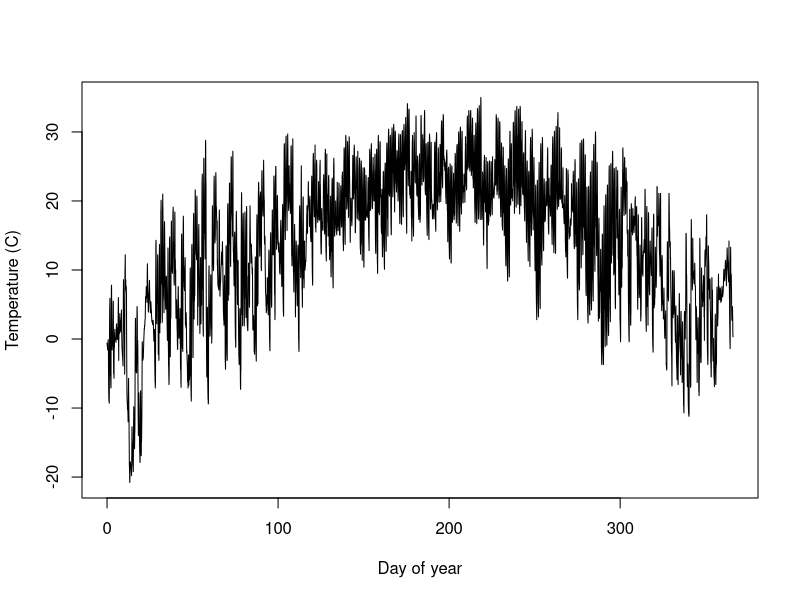
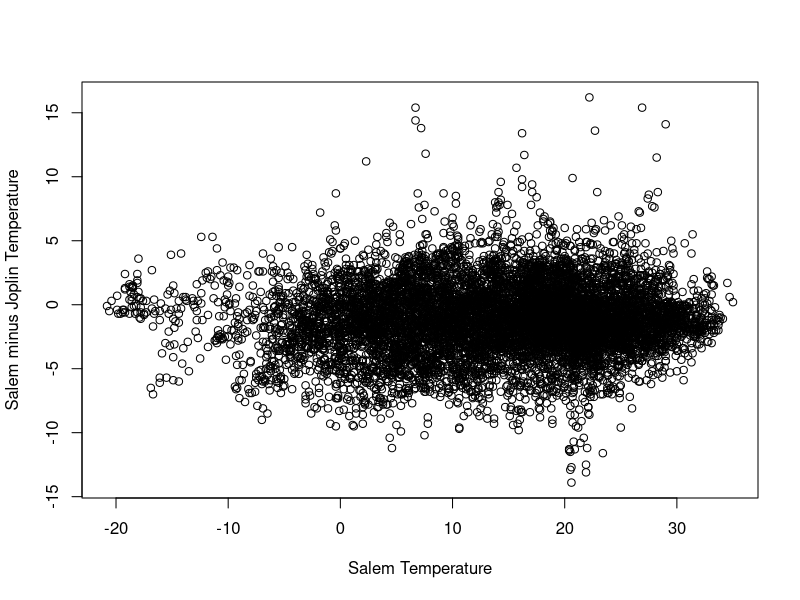
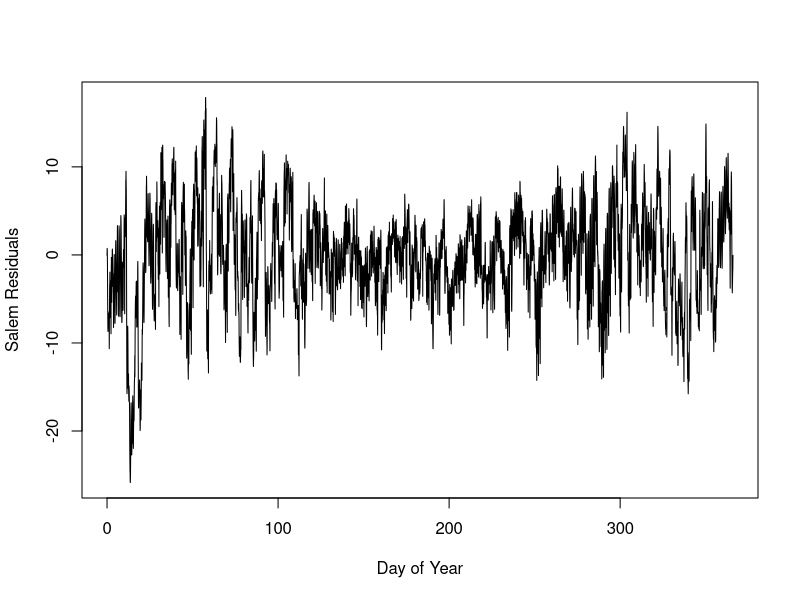
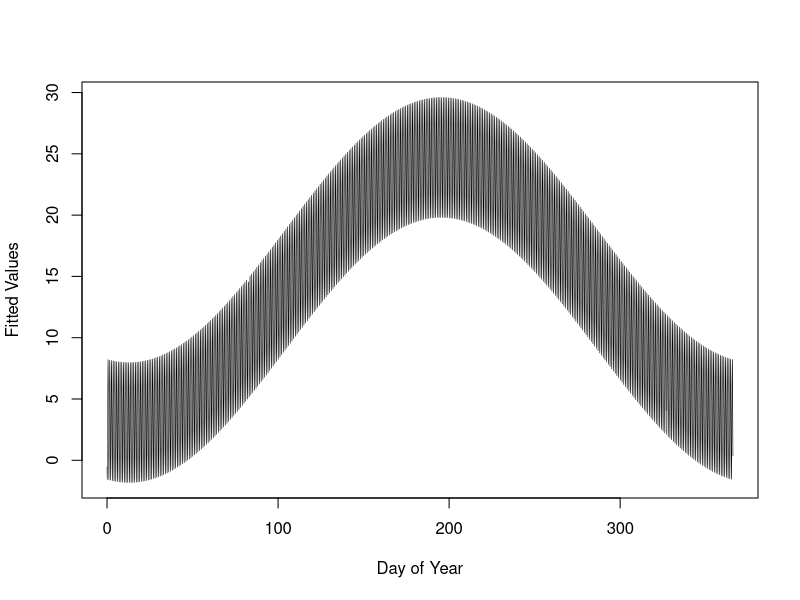

Reproduce these figures in R, in order.
## ---- chunk 1
knitr::opts_chunk$set(echo = TRUE)
## ---- chunk 2
dat <- read.csv("../datasets/hourly_uscrn_weather_2024.csv")
dat$date <- as.Date( dat$date )
dat$time <- as.numeric( dat$date - min(dat$date) ) + dat$hour/24 
head(dat)
plot( dat$time, dat$Salem, type = "l", xlab = "Day of year", ylab = "Temperature (C)" )

plot( dat$Salem, dat$Salem - dat$Joplin, xlab = "Salem Temperature", 
      ylab = "Salem minus Joplin Temperature" )
## ---- chunk 3
# there are various ways to do this, but a simple one is to fit sines and
# cosines, one with a period of 365.25, and one with a period of 1 day. Getting
# the period for within the day right will depend on whether they define time
# as number of (fractional) days since Jan 1, or as number of hours since 
dat$sin_day <- sin( dat$time*2*pi/365.25 )
dat$cos_day <- cos( dat$time*2*pi/365.25 )
dat$sin_hour <- sin( dat$time*2*pi/1 )
dat$cos_hour <- cos( dat$time*2*pi/1 )
m1 <- lm( Salem ~ sin_day + cos_day + sin_hour + cos_hour, data = dat )
summary(m1)
## ---- chunk 4
# There are various ways to do
# this, but they should account for the fact that m1$residuals skips the
# missing values, so to line it up with time properly, you need to do 
# something like the below. 
dat$Salem_resids <- NA
dat[ names(m1$residuals), "Salem_resids" ] <- m1$residuals
plot( dat$time, dat$Salem_resids, xlab = "Day of Year", ylab = "Salem Residuals", type = "l" )
dat$Salem_fitted <- dat$Salem - dat$Salem_resids
plot( dat$time, dat$Salem_fitted, type = "l", lwd = 0.5, xlab = "Day of Year",
      ylab = "Fitted Values")
## ---- chunk 5
sites <- c("Champaign","Manhattan","Batesville","Joplin","Chillicothe","Ithaca")
for(k in 1:length(sites)){
mod <- paste( sites[k], "~", "sin_day + cos_day + sin_hour + cos_hour" )
m1 <- lm( as.formula(mod), data = dat )
this_name <- paste0(sites[k],"_","resids")
dat[[ this_name ]] <- NA
dat[ names(m1$residuals), this_name ] <- m1$residuals
}
head(dat)


## ---- chunk 6
covmat <- cov( dat[ , c("Salem_resids","Champaign_resids","Manhattan_resids","Batesville_resids","Joplin_resids","Chillicothe_resids","Ithaca_resids")], use = "complete.obs" )
print(covmat)
cormat <- cov2cor(covmat)
print(round(cormat,2))
## ---- chunk 7
dat$Salem_resids1 <- NA
dat$Champaign_resids1 <- NA
dat$Manhattan_resids1 <- NA
dat$Batesville_resids1 <- NA
dat$Joplin_resids1 <- NA
dat$Chillicothe_resids1 <- NA
dat$Ithaca_resids1 <- NA
n <- nrow(dat)

dat$Salem_resids1[ 2:(n) ] <- dat$Salem_resids[1:(n-1)]
dat$Champaign_resids1[ 2:(n) ] <- dat$Champaign_resids[1:(n-1)]
dat$Manhattan_resids1[ 2:(n) ] <- dat$Manhattan_resids[1:(n-1)]
dat$Batesville_resids1[ 2:(n) ] <- dat$Batesville_resids[1:(n-1)]
dat$Joplin_resids1[ 2:(n) ] <- dat$Joplin_resids[1:(n-1)]
dat$Chillicothe_resids1[ 2:(n) ] <- dat$Chillicothe_resids[1:(n-1)]
dat$Ithaca_resids1[ 2:(n) ] <- dat$Ithaca_resids[1:(n-1)]
## ---- chunk 8
m1 <- lm( Salem_resids ~ Salem_resids1, data = dat )
summary(m1)
## ---- chunk 9
m1 <- lm( Salem_resids ~ Salem_resids1 + Manhattan_resids1 + Batesville_resids1 + Champaign_resids1 + Joplin_resids1 + Chillicothe_resids1 + Ithaca_resids1, data = dat )
summary(m1)
## ---- chunk 10
# If you get the residual standard error below 1.1,
# that's pretty good. 
dat$Salem_resids2 <- NA
dat$Salem_resids2[ 3:(n) ] <- dat$Salem_resids[1:(n-2)]
m1 <- lm( Salem_resids ~ Salem_resids1 + Salem_resids2 + Manhattan_resids1 + Batesville_resids1 + Champaign_resids1 + Joplin_resids1 + Chillicothe_resids1 + Ithaca_resids1, data = dat )
summary(m1)

